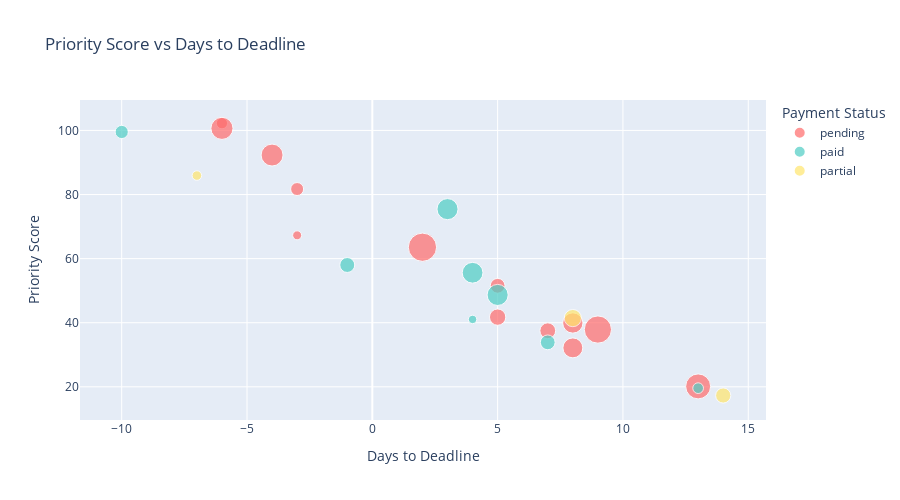

This figure's notebook cell:
### Code cell
# 2. Score vs Days to Deadline (Scatter)
fig = px.scatter(
    scores_full_df[~scores_full_df['is_mandatory']],
    x='days_to_deadline',
    y='final_score',
    color='payment_status',
    size='total_pallets',
    hover_data=['order_id', 'business_name', 'client_type'],
    title='Priority Score vs Days to Deadline',
    labels={
        'days_to_deadline': 'Days to Deadline',
        'final_score': 'Priority Score',
        'payment_status': 'Payment Status'
    },
    color_discrete_map={
        'paid': '#4ECDC4',
        'partial': '#FFE66D',
        'pending': '#FF6B6B'
    }
)

fig.update_layout(height=500)
fig.show()

### Figure 1 — Plotly figure (JSON) as saved in the notebook; plotly's stock layout.template omitted (floating-point values rounded to 4 significant figures)
{"data": [{"customdata": [["ORD-C4A1485D", "Mayorista El Gaucho", "star_client"], ["ORD-2E43FF51", "Fiambreria La Esquina", "star_client"], ["ORD-1F187AFB", "Autoservicio El Trebol", "new_client"], ["ORD-F19ECF5B", "Distribuidora Pampa", "new_client"], ["ORD-C8429AF5", "Supermercado Norte", "regular"], ["ORD-ED01AC3D", "O'connor Coffee Shop", "new_client"], ["ORD-CE98BB79", "Juguetería Fran Cardozo", "new_client"], ["ORD-E189D08A", "Almacen Mi Tierra", "occasional"], ["ORD-70F4991A", "Autoservicio Mi Barrio", "new_client"], ["ORD-A50A64CF", "Mercado Central Norte", "regular"], ["ORD-B6FBFFE5", "FMartínez S.A.", "new_client"], ["ORD-08938DB5", "Comercio Don Carlos", "occasional"], ["ORD-2B107252", "Comercio La Estrella", "occasional"]], "hovertemplate": "Payment Status=pending<br>Days to Deadline=%{x}<br>Priority Score=%{y}<br>total_pallets=%{marker.size}<br>order_id=%{customdata[0]}<br>business_name=%{customdata[1]}<br>client_type=%{customdata[2]}<extra></extra>", "legendgroup": "pending", "marker": {"color": "#FF6B6B", "size": [1.26, 4.89, 4.81, 1.69, 0.81, 8.0, 2.19, 2.67, 4.13, 7.42, 2.5, 3.98, 6.23], "sizemode": "area", "sizeref": 0.02, "symbol": "circle"}, "mode": "markers", "name": "pending", "orientation": "v", "showlegend": true, "type": "scatter", "x": [-6, -6, -4, -3, -3, 2, 5, 5, 8, 9, 7, 8, 13], "xaxis": "x", "y": [102.3, 100.7, 92.32, 81.71, 67.27, 63.56, 51.52, 41.75, 39.92, 37.87, 37.5, 32.15, 20.13], "yaxis": "y"}, {"customdata": [["ORD-BAA10376", "Comercial Rivadavia", "star_client"], ["ORD-ACD8A197", "Distribuidora del Sur", "star_client"], ["ORD-D991C05F", "Distribuidora Los Andes", "occasional"], ["ORD-BAA8DE46", "Mercado Buenos Aires", "regular"], ["ORD-47C6DDC7", "Fiambreria Del Centro", "occasional"], ["ORD-071F2BA3", "Mayorista Santa Fe", "occasional"], ["ORD-6CD05EC7", "Mayorista La Union", "occasional"], ["ORD-67B478B7", "Supermercado Don Pedro", "occasional"]], "hovertemplate": "Payment Status=paid<br>Days to Deadline=%{x}<br>Priority Score=%{y}<br>total_pallets=%{marker.size}<br>order_id=%{customdata[0]}<br>business_name=%{customdata[1]}<br>client_type=%{customdata[2]}<extra></extra>", "legendgroup": "paid", "marker": {"color": "#4ECDC4", "size": [1.75, 4.44, 2.24, 4.31, 4.45, 0.71, 2.19, 1.15], "sizemode": "area", "sizeref": 0.02, "symbol": "circle"}, "mode": "markers", "name": "paid", "orientation": "v", "showlegend": true, "type": "scatter", "x": [-10, 3, -1, 4, 5, 4, 7, 13], "xaxis": "x", "y": [99.52, 75.45, 58.02, 55.59, 48.67, 41.03, 33.88, 19.58], "yaxis": "y"}, {"customdata": [["ORD-85EB94F2", "Comercial El Puente", "new_client"], ["ORD-71A0B5C1", "Autoservicio El Sol", "occasional"], ["ORD-EB0E2EBD", "Distribuidora La Victoria", "regular"]], "hovertemplate": "Payment Status=partial<br>Days to Deadline=%{x}<br>Priority Score=%{y}<br>total_pallets=%{marker.size}<br>order_id=%{customdata[0]}<br>business_name=%{customdata[1]}<br>client_type=%{customdata[2]}<extra></extra>", "legendgroup": "partial", "marker": {"color": "#FFE66D", "size": [0.91, 2.97, 2.31], "sizemode": "area", "sizeref": 0.02, "symbol": "circle"}, "mode": "markers", "name": "partial", "orientation": "v", "showlegend": true, "type": "scatter", "x": [-7, 8, 14], "xaxis": "x", "y": [85.92, 41.45, 17.29], "yaxis": "y"}], "layout": {"height": 500, "legend": {"itemsizing": "constant", "title": {"text": "Payment Status"}, "tracegroupgap": 0}, "title": {"text": "Priority Score vs Days to Deadline"}, "xaxis": {"anchor": "y", "domain": [0, 1], "title": {"text": "Days to Deadline"}}, "yaxis": {"anchor": "x", "domain": [0, 1], "title": {"text": "Priority Score"}}}}
